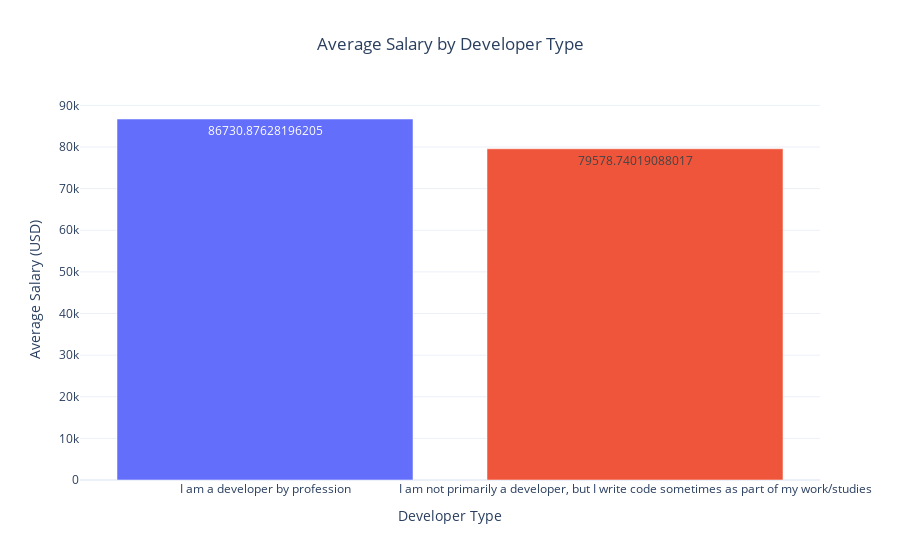

Notebook code for this chart:
### Code cell
# Calculate the average salary by developer type
avg_salary = survey.groupby('MainBranch')['ConvertedCompYearly'].mean().dropna().reset_index()
avg_salary.columns = ['Developer Type', 'Average Salary']

# Create a bar chart
fig_avg_salary = px.bar(
    avg_salary,
    x='Developer Type',
    y='Average Salary',
    title='Average Salary by Developer Type',
    labels={'Developer Type': 'Developer Type', 'Average Salary': 'Average Salary (USD)'},
    color='Developer Type',
    text='Average Salary'
)

# Update layout
fig_avg_salary.update_layout(
    xaxis_title='Developer Type',
    yaxis_title='Average Salary (USD)',
    title_x=0.5,
    template='plotly_white',
    showlegend=False
)


fig_avg_salary.show()

### Figure 1 — Plotly figure (JSON) as saved in the notebook; plotly's stock layout.template omitted (floating-point values rounded to 4 significant figures)
{"data": [{"alignmentgroup": "True", "hovertemplate": "Developer Type=%{x}<br>Average Salary (USD)=%{text}<extra></extra>", "legendgroup": "I am a developer by profession", "marker": {"color": "#636efa", "pattern": {"shape": ""}}, "name": "I am a developer by profession", "offsetgroup": "I am a developer by profession", "orientation": "v", "showlegend": true, "text": [86730.0], "textposition": "auto", "type": "bar", "x": ["I am a developer by profession"], "xaxis": "x", "y": [86730.0], "yaxis": "y"}, {"alignmentgroup": "True", "hovertemplate": "Developer Type=%{x}<br>Average Salary (USD)=%{text}<extra></extra>", "legendgroup": "I am not primarily a developer, but I write code sometimes as part of my work/studies", "marker": {"color": "#EF553B", "pattern": {"shape": ""}}, "name": "I am not primarily a developer, but I write code sometimes as part of my work/studies", "offsetgroup": "I am not primarily a developer, but I write code sometimes as part of my work/studies", "orientation": "v", "showlegend": true, "text": [79580.0], "textposition": "auto", "type": "bar", "x": ["I am not primarily a developer, but I write code sometimes as part of my work/studies"], "xaxis": "x", "y": [79580.0], "yaxis": "y"}], "layout": {"barmode": "relative", "legend": {"title": {"text": "Developer Type"}, "tracegroupgap": 0}, "showlegend": false, "title": {"text": "Average Salary by Developer Type", "x": 0.5}, "xaxis": {"anchor": "y", "categoryarray": ["I am a developer by profession", "I am not primarily a developer, but I write code sometimes as part of my work/studies"], "categoryorder": "array", "domain": [0, 1], "title": {"text": "Developer Type"}}, "yaxis": {"anchor": "x", "domain": [0, 1], "title": {"text": "Average Salary (USD)"}}}}
